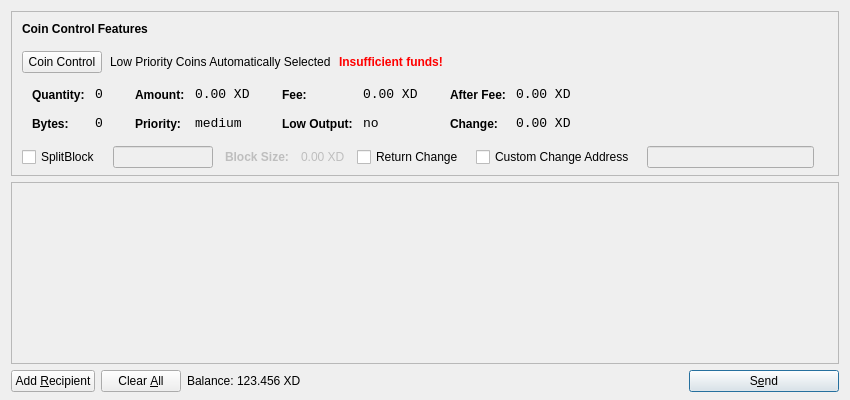
<?xml version="1.0" encoding="UTF-8"?>
<ui version="4.0">
 <class>SendCoinsDialog</class>
 <widget class="QDialog" name="SendCoinsDialog">
  <property name="geometry">
   <rect>
    <x>0</x>
    <y>0</y>
    <width>850</width>
    <height>400</height>
   </rect>
  </property>
  <property name="windowTitle">
   <string>Send Coins</string>
  </property>
  <layout class="QVBoxLayout" name="verticalLayout" stretch="0,1,0">
   <property name="bottomMargin">
    <number>8</number>
   </property>
   <item>
    <widget class="QFrame" name="frameCoinControl">
     <property name="sizePolicy">
      <sizepolicy hsizetype="Expanding" vsizetype="Expanding">
       <horstretch>0</horstretch>
       <verstretch>0</verstretch>
      </sizepolicy>
     </property>
     <property name="maximumSize">
      <size>
       <width>16777215</width>
       <height>16777215</height>
      </size>
     </property>
     <property name="frameShape">
      <enum>QFrame::StyledPanel</enum>
     </property>
     <property name="frameShadow">
      <enum>QFrame::Sunken</enum>
     </property>
     <layout class="QVBoxLayout" name="verticalLayoutCoinControl2">
      <property name="spacing">
       <number>6</number>
      </property>
      <property name="leftMargin">
       <number>0</number>
      </property>
      <property name="topMargin">
       <number>0</number>
      </property>
      <property name="rightMargin">
       <number>0</number>
      </property>
      <property name="bottomMargin">
       <number>6</number>
      </property>
      <item>
       <layout class="QVBoxLayout" name="verticalLayoutCoinControl" stretch="0,0,0,0,1">
        <property name="spacing">
         <number>0</number>
        </property>
        <property name="leftMargin">
         <number>10</number>
        </property>
        <property name="topMargin">
         <number>10</number>
        </property>
        <item>
         <layout class="QHBoxLayout" name="horizontalLayoutCoinControl1">
          <property name="bottomMargin">
           <number>15</number>
          </property>
          <item>
           <widget class="QLabel" name="labelCoinControlFeatures">
            <property name="sizePolicy">
             <sizepolicy hsizetype="Preferred" vsizetype="Maximum">
              <horstretch>0</horstretch>
              <verstretch>0</verstretch>
             </sizepolicy>
            </property>
            <property name="font">
             <font>
              <weight>75</weight>
              <bold>true</bold>
             </font>
            </property>
            <property name="styleSheet">
             <string notr="true">font-weight:bold;</string>
            </property>
            <property name="text">
             <string>Coin Control Features</string>
            </property>
           </widget>
          </item>
         </layout>
        </item>
        <item>
         <layout class="QHBoxLayout" name="horizontalLayoutCoinControl2" stretch="0,0,0,0">
          <property name="spacing">
           <number>8</number>
          </property>
          <property name="bottomMargin">
           <number>10</number>
          </property>
          <item>
           <widget class="QPushButton" name="pushButtonCoinControl">
            <property name="styleSheet">
             <string notr="true"/>
            </property>
            <property name="text">
             <string>Coin Control</string>
            </property>
           </widget>
          </item>
          <item>
           <widget class="QLabel" name="labelCoinControlAutomaticallySelected">
            <property name="text">
             <string>Low Priority Coins Automatically Selected</string>
            </property>
            <property name="margin">
             <number>5</number>
            </property>
           </widget>
          </item>
          <item>
           <widget class="QLabel" name="labelCoinControlInsuffFunds">
            <property name="font">
             <font>
              <weight>75</weight>
              <bold>true</bold>
             </font>
            </property>
            <property name="styleSheet">
             <string notr="true">color:red;font-weight:bold;</string>
            </property>
            <property name="text">
             <string>Insufficient funds!</string>
            </property>
            <property name="margin">
             <number>5</number>
            </property>
           </widget>
          </item>
          <item>
           <spacer name="horizontalSpacerCoinControl">
            <property name="orientation">
             <enum>Qt::Horizontal</enum>
            </property>
            <property name="sizeHint" stdset="0">
             <size>
              <width>40</width>
              <height>1</height>
             </size>
            </property>
           </spacer>
          </item>
         </layout>
        </item>
        <item>
         <widget class="QWidget" name="widgetCoinControl" native="true">
          <property name="sizePolicy">
           <sizepolicy hsizetype="Preferred" vsizetype="Preferred">
            <horstretch>0</horstretch>
            <verstretch>0</verstretch>
           </sizepolicy>
          </property>
          <property name="minimumSize">
           <size>
            <width>0</width>
            <height>0</height>
           </size>
          </property>
          <property name="styleSheet">
           <string notr="true"/>
          </property>
          <layout class="QHBoxLayout" name="horizontalLayoutCoinControl5">
           <property name="margin">
            <number>0</number>
           </property>
           <item>
            <layout class="QHBoxLayout" name="horizontalLayoutCoinControl3" stretch="0,0,0,1">
             <property name="spacing">
              <number>20</number>
             </property>
             <property name="topMargin">
              <number>0</number>
             </property>
             <property name="bottomMargin">
              <number>10</number>
             </property>
             <item>
              <layout class="QFormLayout" name="formLayoutCoinControl1">
               <property name="horizontalSpacing">
                <number>10</number>
               </property>
               <property name="verticalSpacing">
                <number>14</number>
               </property>
               <property name="leftMargin">
                <number>10</number>
               </property>
               <property name="topMargin">
                <number>4</number>
               </property>
               <property name="rightMargin">
                <number>6</number>
               </property>
               <item row="0" column="0">
                <widget class="QLabel" name="labelCoinControlQuantityText">
                 <property name="styleSheet">
                  <string notr="true">font-weight:bold;</string>
                 </property>
                 <property name="text">
                  <string>Quantity:</string>
                 </property>
                 <property name="margin">
                  <number>0</number>
                 </property>
                </widget>
               </item>
               <item row="0" column="1">
                <widget class="QLabel" name="labelCoinControlQuantity">
                 <property name="font">
                  <font>
                   <family>Monospace</family>
                   <pointsize>10</pointsize>
                  </font>
                 </property>
                 <property name="cursor">
                  <cursorShape>IBeamCursor</cursorShape>
                 </property>
                 <property name="contextMenuPolicy">
                  <enum>Qt::ActionsContextMenu</enum>
                 </property>
                 <property name="text">
                  <string>0</string>
                 </property>
                 <property name="margin">
                  <number>0</number>
                 </property>
                 <property name="textInteractionFlags">
                  <set>Qt::LinksAccessibleByMouse|Qt::TextSelectableByKeyboard|Qt::TextSelectableByMouse</set>
                 </property>
                </widget>
               </item>
               <item row="1" column="0">
                <widget class="QLabel" name="labelCoinControlBytesText">
                 <property name="styleSheet">
                  <string notr="true">font-weight:bold;</string>
                 </property>
                 <property name="text">
                  <string>Bytes:</string>
                 </property>
                </widget>
               </item>
               <item row="1" column="1">
                <widget class="QLabel" name="labelCoinControlBytes">
                 <property name="font">
                  <font>
                   <family>Monospace</family>
                   <pointsize>10</pointsize>
                  </font>
                 </property>
                 <property name="cursor">
                  <cursorShape>IBeamCursor</cursorShape>
                 </property>
                 <property name="contextMenuPolicy">
                  <enum>Qt::ActionsContextMenu</enum>
                 </property>
                 <property name="text">
                  <string>0</string>
                 </property>
                 <property name="textInteractionFlags">
                  <set>Qt::LinksAccessibleByMouse|Qt::TextSelectableByKeyboard|Qt::TextSelectableByMouse</set>
                 </property>
                </widget>
               </item>
              </layout>
             </item>
             <item>
              <layout class="QFormLayout" name="formLayoutCoinControl2">
               <property name="horizontalSpacing">
                <number>10</number>
               </property>
               <property name="verticalSpacing">
                <number>14</number>
               </property>
               <property name="leftMargin">
                <number>6</number>
               </property>
               <property name="topMargin">
                <number>4</number>
               </property>
               <property name="rightMargin">
                <number>6</number>
               </property>
               <item row="0" column="0">
                <widget class="QLabel" name="labelCoinControlAmountText">
                 <property name="styleSheet">
                  <string notr="true">font-weight:bold;</string>
                 </property>
                 <property name="text">
                  <string>Amount:</string>
                 </property>
                 <property name="margin">
                  <number>0</number>
                 </property>
                </widget>
               </item>
               <item row="0" column="1">
                <widget class="QLabel" name="labelCoinControlAmount">
                 <property name="font">
                  <font>
                   <family>Monospace</family>
                   <pointsize>10</pointsize>
                  </font>
                 </property>
                 <property name="cursor">
                  <cursorShape>IBeamCursor</cursorShape>
                 </property>
                 <property name="contextMenuPolicy">
                  <enum>Qt::ActionsContextMenu</enum>
                 </property>
                 <property name="text">
                  <string>0.00 XD</string>
                 </property>
                 <property name="textInteractionFlags">
                  <set>Qt::LinksAccessibleByMouse|Qt::TextSelectableByKeyboard|Qt::TextSelectableByMouse</set>
                 </property>
                </widget>
               </item>
               <item row="1" column="0">
                <widget class="QLabel" name="labelCoinControlPriorityText">
                 <property name="styleSheet">
                  <string notr="true">font-weight:bold;</string>
                 </property>
                 <property name="text">
                  <string>Priority:</string>
                 </property>
                </widget>
               </item>
               <item row="1" column="1">
                <widget class="QLabel" name="labelCoinControlPriority">
                 <property name="font">
                  <font>
                   <family>Monospace</family>
                   <pointsize>10</pointsize>
                  </font>
                 </property>
                 <property name="cursor">
                  <cursorShape>IBeamCursor</cursorShape>
                 </property>
                 <property name="contextMenuPolicy">
                  <enum>Qt::ActionsContextMenu</enum>
                 </property>
                 <property name="text">
                  <string>medium</string>
                 </property>
                 <property name="textInteractionFlags">
                  <set>Qt::LinksAccessibleByMouse|Qt::TextSelectableByKeyboard|Qt::TextSelectableByMouse</set>
                 </property>
                </widget>
               </item>
              </layout>
             </item>
             <item>
              <layout class="QFormLayout" name="formLayoutCoinControl3">
               <property name="horizontalSpacing">
                <number>10</number>
               </property>
               <property name="verticalSpacing">
                <number>14</number>
               </property>
               <property name="leftMargin">
                <number>6</number>
               </property>
               <property name="topMargin">
                <number>4</number>
               </property>
               <property name="rightMargin">
                <number>6</number>
               </property>
               <item row="0" column="0">
                <widget class="QLabel" name="labelCoinControlFeeText">
                 <property name="styleSheet">
                  <string notr="true">font-weight:bold;</string>
                 </property>
                 <property name="text">
                  <string>Fee:</string>
                 </property>
                 <property name="margin">
                  <number>0</number>
                 </property>
                </widget>
               </item>
               <item row="0" column="1">
                <widget class="QLabel" name="labelCoinControlFee">
                 <property name="font">
                  <font>
                   <family>Monospace</family>
                   <pointsize>10</pointsize>
                  </font>
                 </property>
                 <property name="cursor">
                  <cursorShape>IBeamCursor</cursorShape>
                 </property>
                 <property name="contextMenuPolicy">
                  <enum>Qt::ActionsContextMenu</enum>
                 </property>
                 <property name="text">
                  <string>0.00 XD</string>
                 </property>
                 <property name="textInteractionFlags">
                  <set>Qt::LinksAccessibleByMouse|Qt::TextSelectableByKeyboard|Qt::TextSelectableByMouse</set>
                 </property>
                </widget>
               </item>
               <item row="1" column="0">
                <widget class="QLabel" name="labelCoinControlLowOutputText">
                 <property name="styleSheet">
                  <string notr="true">font-weight:bold;</string>
                 </property>
                 <property name="text">
                  <string>Low Output:</string>
                 </property>
                </widget>
               </item>
               <item row="1" column="1">
                <widget class="QLabel" name="labelCoinControlLowOutput">
                 <property name="font">
                  <font>
                   <family>Monospace</family>
                   <pointsize>10</pointsize>
                  </font>
                 </property>
                 <property name="cursor">
                  <cursorShape>IBeamCursor</cursorShape>
                 </property>
                 <property name="contextMenuPolicy">
                  <enum>Qt::ActionsContextMenu</enum>
                 </property>
                 <property name="text">
                  <string>no</string>
                 </property>
                 <property name="textInteractionFlags">
                  <set>Qt::LinksAccessibleByMouse|Qt::TextSelectableByKeyboard|Qt::TextSelectableByMouse</set>
                 </property>
                </widget>
               </item>
              </layout>
             </item>
             <item>
              <layout class="QFormLayout" name="formLayoutCoinControl4">
               <property name="fieldGrowthPolicy">
                <enum>QFormLayout::AllNonFixedFieldsGrow</enum>
               </property>
               <property name="horizontalSpacing">
                <number>10</number>
               </property>
               <property name="verticalSpacing">
                <number>14</number>
               </property>
               <property name="leftMargin">
                <number>6</number>
               </property>
               <property name="topMargin">
                <number>4</number>
               </property>
               <property name="rightMargin">
                <number>6</number>
               </property>
               <item row="0" column="0">
                <widget class="QLabel" name="labelCoinControlAfterFeeText">
                 <property name="styleSheet">
                  <string notr="true">font-weight:bold;</string>
                 </property>
                 <property name="text">
                  <string>After Fee:</string>
                 </property>
                 <property name="margin">
                  <number>0</number>
                 </property>
                </widget>
               </item>
               <item row="0" column="1">
                <widget class="QLabel" name="labelCoinControlAfterFee">
                 <property name="font">
                  <font>
                   <family>Monospace</family>
                   <pointsize>10</pointsize>
                  </font>
                 </property>
                 <property name="cursor">
                  <cursorShape>IBeamCursor</cursorShape>
                 </property>
                 <property name="contextMenuPolicy">
                  <enum>Qt::ActionsContextMenu</enum>
                 </property>
                 <property name="text">
                  <string>0.00 XD</string>
                 </property>
                 <property name="textInteractionFlags">
                  <set>Qt::LinksAccessibleByMouse|Qt::TextSelectableByKeyboard|Qt::TextSelectableByMouse</set>
                 </property>
                </widget>
               </item>
               <item row="1" column="0">
                <widget class="QLabel" name="labelCoinControlChangeText">
                 <property name="styleSheet">
                  <string notr="true">font-weight:bold;</string>
                 </property>
                 <property name="text">
                  <string>Change:</string>
                 </property>
                </widget>
               </item>
               <item row="1" column="1">
                <widget class="QLabel" name="labelCoinControlChange">
                 <property name="font">
                  <font>
                   <family>Monospace</family>
                   <pointsize>10</pointsize>
                  </font>
                 </property>
                 <property name="cursor">
                  <cursorShape>IBeamCursor</cursorShape>
                 </property>
                 <property name="contextMenuPolicy">
                  <enum>Qt::ActionsContextMenu</enum>
                 </property>
                 <property name="text">
                  <string>0.00 XD</string>
                 </property>
                 <property name="textInteractionFlags">
                  <set>Qt::LinksAccessibleByMouse|Qt::TextSelectableByKeyboard|Qt::TextSelectableByMouse</set>
                 </property>
                </widget>
               </item>
              </layout>
             </item>
            </layout>
           </item>
          </layout>
         </widget>
        </item>
        <item>
         <layout class="QHBoxLayout" name="horizontalLayoutCoinControl4" stretch="0,0,0,0,0,0,0,0">
          <property name="spacing">
           <number>12</number>
          </property>
          <property name="sizeConstraint">
           <enum>QLayout::SetDefaultConstraint</enum>
          </property>
          <property name="topMargin">
           <number>5</number>
          </property>
          <property name="rightMargin">
           <number>5</number>
          </property>
          <item>
           <widget class="QCheckBox" name="splitBlockCheckBox">
            <property name="text">
             <string>SplitBlock</string>
            </property>
           </widget>
          </item>
          <item>
           <widget class="QLineEdit" name="splitBlockLineEdit">
            <property name="enabled">
             <bool>false</bool>
            </property>
            <property name="sizePolicy">
             <sizepolicy hsizetype="Fixed" vsizetype="Fixed">
              <horstretch>0</horstretch>
              <verstretch>0</verstretch>
             </sizepolicy>
            </property>
            <property name="maximumSize">
             <size>
              <width>100</width>
              <height>16777215</height>
             </size>
            </property>
           </widget>
          </item>
          <item>
           <widget class="QLabel" name="labelBlockSizeText">
            <property name="enabled">
             <bool>false</bool>
            </property>
            <property name="font">
             <font>
              <weight>75</weight>
              <bold>true</bold>
             </font>
            </property>
            <property name="text">
             <string>Block Size:</string>
            </property>
           </widget>
          </item>
          <item>
           <widget class="QLabel" name="labelBlockSize">
            <property name="enabled">
             <bool>false</bool>
            </property>
            <property name="text">
             <string>0.00 XD</string>
            </property>
           </widget>
          </item>
          <item>
           <widget class="QCheckBox" name="returnChangeCheckBox">
            <property name="text">
             <string>Return Change</string>
            </property>
           </widget>
          </item>
          <item>
           <widget class="QCheckBox" name="checkBoxCoinControlChange">
            <property name="text">
             <string>Custom Change Address</string>
            </property>
           </widget>
          </item>
          <item>
           <widget class="QLineEdit" name="lineEditCoinControlChange">
            <property name="enabled">
             <bool>false</bool>
            </property>
            <property name="sizePolicy">
             <sizepolicy hsizetype="Expanding" vsizetype="Fixed">
              <horstretch>0</horstretch>
              <verstretch>0</verstretch>
             </sizepolicy>
            </property>
           </widget>
          </item>
          <item>
           <widget class="QLabel" name="labelCoinControlChangeLabel">
            <property name="sizePolicy">
             <sizepolicy hsizetype="Preferred" vsizetype="Expanding">
              <horstretch>0</horstretch>
              <verstretch>0</verstretch>
             </sizepolicy>
            </property>
            <property name="minimumSize">
             <size>
              <width>0</width>
              <height>0</height>
             </size>
            </property>
            <property name="text">
             <string/>
            </property>
            <property name="margin">
             <number>3</number>
            </property>
           </widget>
          </item>
         </layout>
        </item>
        <item>
         <spacer name="verticalSpacerCoinControl">
          <property name="orientation">
           <enum>Qt::Vertical</enum>
          </property>
          <property name="sizeHint" stdset="0">
           <size>
            <width>800</width>
            <height>1</height>
           </size>
          </property>
         </spacer>
        </item>
       </layout>
      </item>
     </layout>
    </widget>
   </item>
   <item>
    <widget class="QScrollArea" name="scrollArea">
     <property name="widgetResizable">
      <bool>true</bool>
     </property>
     <widget class="QWidget" name="scrollAreaWidgetContents">
      <property name="geometry">
       <rect>
        <x>0</x>
        <y>0</y>
        <width>830</width>
        <height>158</height>
       </rect>
      </property>
      <layout class="QVBoxLayout" name="verticalLayout_2">
       <property name="margin">
        <number>0</number>
       </property>
       <item>
        <layout class="QVBoxLayout" name="entries">
         <property name="spacing">
          <number>6</number>
         </property>
        </layout>
       </item>
       <item>
        <spacer name="verticalSpacer">
         <property name="orientation">
          <enum>Qt::Vertical</enum>
         </property>
         <property name="sizeHint" stdset="0">
          <size>
           <width>20</width>
           <height>40</height>
          </size>
         </property>
        </spacer>
       </item>
      </layout>
     </widget>
    </widget>
   </item>
   <item>
    <layout class="QHBoxLayout" name="horizontalLayout">
     <item>
      <widget class="QPushButton" name="addButton">
       <property name="toolTip">
        <string>Send to multiple recipients at once</string>
       </property>
       <property name="text">
        <string>Add &amp;Recipient</string>
       </property>
       <property name="icon">
        <iconset resource="../bitcoin.qrc">
         <normaloff>:/icons/add</normaloff>:/icons/add</iconset>
       </property>
       <property name="autoDefault">
        <bool>false</bool>
       </property>
      </widget>
     </item>
     <item>
      <widget class="QPushButton" name="clearButton">
       <property name="sizePolicy">
        <sizepolicy hsizetype="Minimum" vsizetype="Fixed">
         <horstretch>0</horstretch>
         <verstretch>0</verstretch>
        </sizepolicy>
       </property>
       <property name="toolTip">
        <string>Remove all transaction fields</string>
       </property>
       <property name="text">
        <string>Clear &amp;All</string>
       </property>
       <property name="icon">
        <iconset resource="../bitcoin.qrc">
         <normaloff>:/icons/remove</normaloff>:/icons/remove</iconset>
       </property>
       <property name="autoRepeatDelay">
        <number>300</number>
       </property>
       <property name="autoDefault">
        <bool>false</bool>
       </property>
      </widget>
     </item>
     <item>
      <layout class="QHBoxLayout" name="horizontalLayout_2">
       <property name="spacing">
        <number>3</number>
       </property>
       <item>
        <widget class="QLabel" name="label">
         <property name="sizePolicy">
          <sizepolicy hsizetype="Preferred" vsizetype="Fixed">
           <horstretch>0</horstretch>
           <verstretch>0</verstretch>
          </sizepolicy>
         </property>
         <property name="text">
          <string>Balance:</string>
         </property>
        </widget>
       </item>
       <item>
        <widget class="QLabel" name="labelBalance">
         <property name="sizePolicy">
          <sizepolicy hsizetype="Preferred" vsizetype="Fixed">
           <horstretch>0</horstretch>
           <verstretch>0</verstretch>
          </sizepolicy>
         </property>
         <property name="cursor">
          <cursorShape>IBeamCursor</cursorShape>
         </property>
         <property name="text">
          <string>123.456 XD</string>
         </property>
         <property name="textInteractionFlags">
          <set>Qt::LinksAccessibleByMouse|Qt::TextSelectableByKeyboard|Qt::TextSelectableByMouse</set>
         </property>
        </widget>
       </item>
      </layout>
     </item>
     <item>
      <spacer name="horizontalSpacer">
       <property name="orientation">
        <enum>Qt::Horizontal</enum>
       </property>
       <property name="sizeHint" stdset="0">
        <size>
         <width>40</width>
         <height>20</height>
        </size>
       </property>
      </spacer>
     </item>
     <item>
      <widget class="QPushButton" name="sendButton">
       <property name="minimumSize">
        <size>
         <width>150</width>
         <height>0</height>
        </size>
       </property>
       <property name="toolTip">
        <string>Confirm the send action</string>
       </property>
       <property name="text">
        <string>S&amp;end</string>
       </property>
       <property name="icon">
        <iconset resource="../bitcoin.qrc">
         <normaloff>:/icons/send</normaloff>:/icons/send</iconset>
       </property>
       <property name="default">
        <bool>true</bool>
       </property>
      </widget>
     </item>
    </layout>
   </item>
  </layout>
 </widget>
 <resources>
  <include location="../bitcoin.qrc"/>
 </resources>
 <connections/>
</ui>
